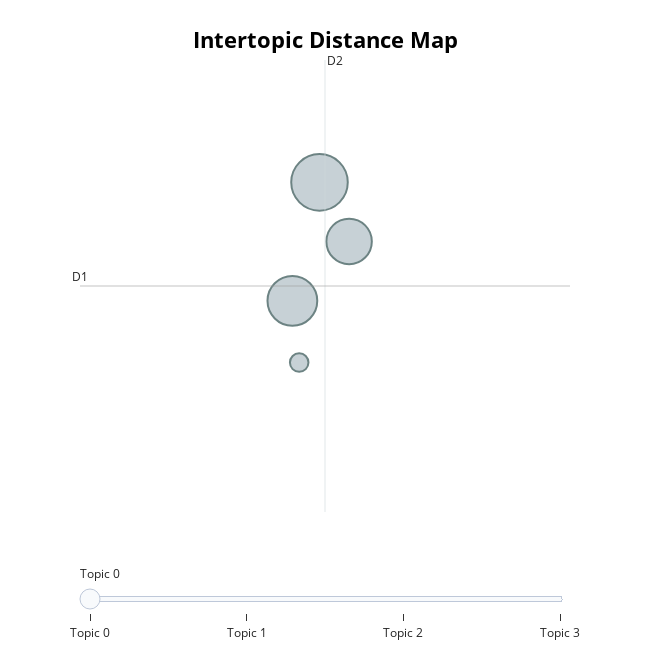

The notebook cell this image was saved under:
### Code cell
model.visualize_topics()

### Figure 1 — Plotly figure (JSON) as saved in the notebook; plotly's stock layout.template omitted (floating-point values rounded to 4 significant figures)
{"data": [{"customdata": [[0, "resources india | india discuss | development india | water resources | india explain", 93], [1, "indian independence | india discuss | colonial india | british india | india mid eighteenth", 72], [2, "indian society maintain | indian society | diversity india | modern india | women india", 60], [3, "indus valley civilization | planning culture indus | india sangam literature | inscriptions chola architecture | temple architecture discuss", 10]], "hovertemplate": "<b>Topic %{customdata[0]}</b><br>%{customdata[1]}<br>Size: %{customdata[2]}", "legendgroup": "", "marker": {"color": "#B0BEC5", "line": {"color": "DarkSlateGrey", "width": 2}, "size": [93, 72, 60, 10], "sizemode": "area", "sizeref": 0.05813, "symbol": "circle"}, "mode": "markers", "name": "", "orientation": "v", "showlegend": false, "type": "scatter", "x": [21.0, 20.6, 21.43, 20.7], "xaxis": "x", "y": [-8.785, -10.06, -9.421, -10.73], "yaxis": "y"}], "layout": {"annotations": [{"showarrow": false, "text": "D1", "x": 17.51, "y": -9.901, "yshift": 10}, {"showarrow": false, "text": "D2", "x": 21.08, "xshift": 10, "y": -7.467}], "height": 650, "hoverlabel": {"bgcolor": "white", "font": {"family": "Rockwell", "size": 16}}, "legend": {"itemsizing": "constant", "tracegroupgap": 0}, "margin": {"t": 60}, "shapes": [{"line": {"color": "#CFD8DC", "width": 2}, "type": "line", "x0": 21.08, "x1": 21.08, "y0": -12.33, "y1": -7.467}, {"line": {"color": "#9E9E9E", "width": 2}, "type": "line", "x0": 17.51, "x1": 24.64, "y0": -9.901, "y1": -9.901}], "sliders": [{"active": 0, "pad": {"t": 50}, "steps": [{"args": [{"marker.color": [["red", "#B0BEC5", "#B0BEC5", "#B0BEC5"]]}], "label": "Topic 0", "method": "update"}, {"args": [{"marker.color": [["#B0BEC5", "red", "#B0BEC5", "#B0BEC5"]]}], "label": "Topic 1", "method": "update"}, {"args": [{"marker.color": [["#B0BEC5", "#B0BEC5", "red", "#B0BEC5"]]}], "label": "Topic 2", "method": "update"}, {"args": [{"marker.color": [["#B0BEC5", "#B0BEC5", "#B0BEC5", "red"]]}], "label": "Topic 3", "method": "update"}]}], "title": {"font": {"color": "Black", "size": 22}, "text": "<b>Intertopic Distance Map</b>", "x": 0.5, "xanchor": "center", "y": 0.95, "yanchor": "top"}, "width": 650, "xaxis": {"anchor": "y", "domain": [0, 1], "range": [17.51, 24.64], "title": {"text": ""}, "visible": false}, "yaxis": {"anchor": "x", "domain": [0, 1], "range": [-12.33, -7.467], "title": {"text": ""}, "visible": false}}}
